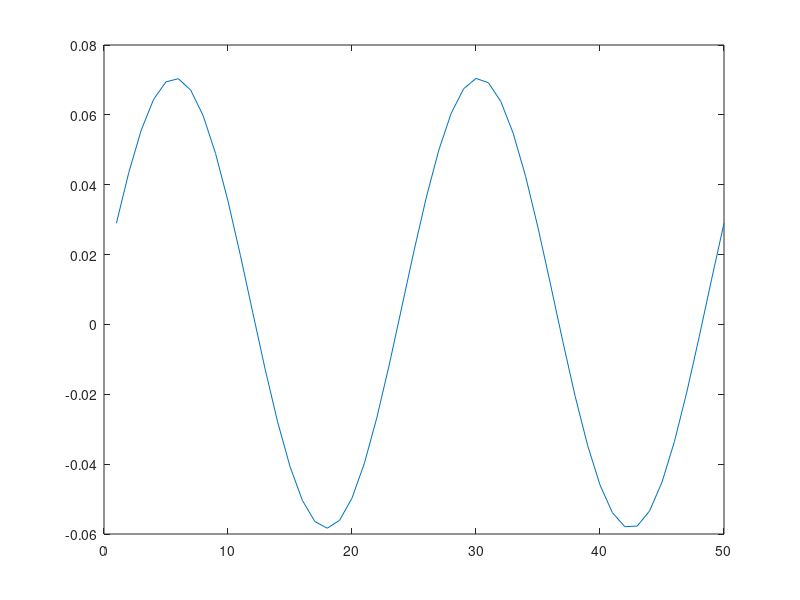

Write MATLAB code to recreate this figure.
c = [2,-1;-1,2];
a = chol(c);
t = a.'*a;
X=randn(1000,2);
Y = X*a;
theta = 0.25;
u = [sin(theta);cos(theta)];
yp = Y*u;
var_empirical = var(yp);
var_theoretical = u'*c*u;

N = 50;
plotArray = zeros(N,1);
thRange = linspace(0,2*pi,N);
uu = zeros(N,2);
i = 0;


for n=1:N
    uu(n,1) = sin(thRange(n));
    uu(n,2) = cos(thRange(n));
    k = [uu(n,1);uu(n,2)];
    var_e = var(Y*k);
    var_t = k'*c*k;
    plotArray(n,1) = var_e - var_t;
end    
plot(plotArray);